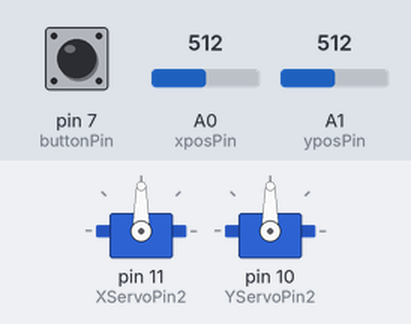
A sketch run on a simulated Arduino Uno, built with avr-gcc and run on an emulated ATmega328P. On the bench: 2 × servo. Inputs (shaded band) come from the test bench; at power-on: A0 (xposPin) = 512, A1 (yposPin) = 512, pin 7 (buttonPin) HIGH. What the sketch prints to the serial monitor is not drawn.

Above: at 1.2 s.
1.3 s: A0 (xposPin) set to 716
At 1.7 s:
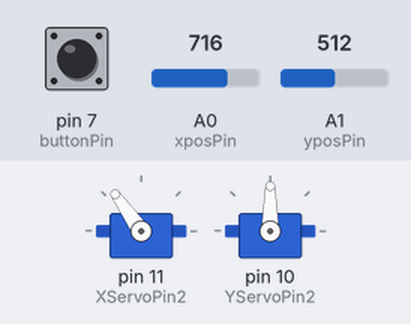
2.8 s: A1 (yposPin) set to 716
At 3.4 s:
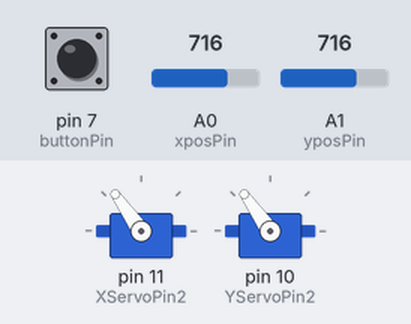
4.3 s: A0 (xposPin) set to 900
At 5.1 s:
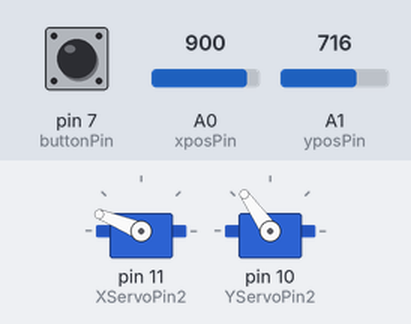
5.8 s: A1 (yposPin) set to 900
At 6.1 s:
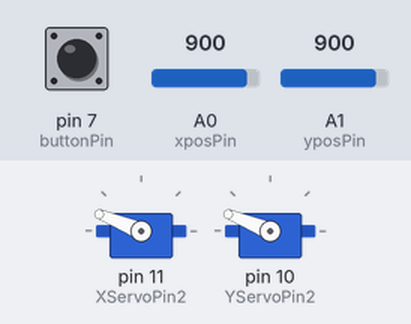
7.3 s: A0 (xposPin) set to 1023
At 7.9 s:
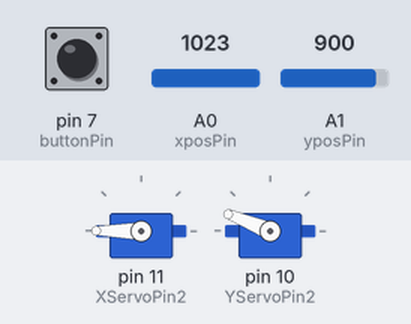
8.8 s: A1 (yposPin) set to 1023
At 9.6 s:
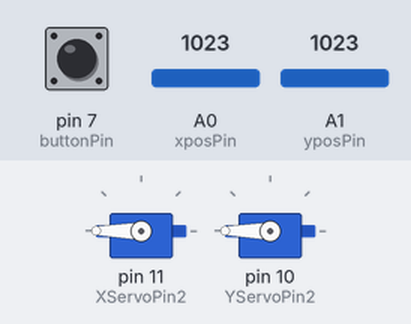
Timing chart, 0 to 11.3 s (numbered marks = the images above; inputs shaded):
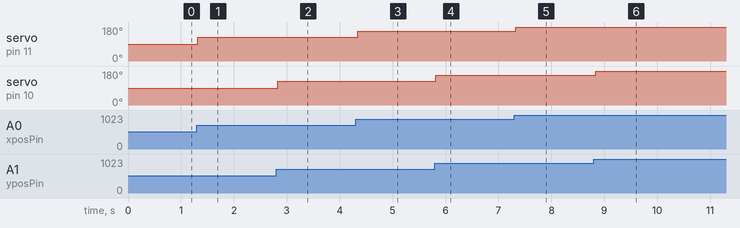

Measured:
- after the input at 1.3 s, servo on pin 11 (XServoPin2): 90° → 125° at once
- after the input at 2.8 s, servo on pin 10 (YServoPin2): 90° → 125° at once
- after the input at 4.3 s, servo on pin 11 (XServoPin2): 125° → 158° after 0.05 s
- after the input at 5.8 s, servo on pin 10 (YServoPin2): 125° → 158° at once
- after the input at 7.3 s, servo on pin 11 (XServoPin2): 158° → 180° at once
- after the input at 8.8 s, servo on pin 10 (YServoPin2): 158° → 180° at once

The sketch:

grab.ino
```cpp
#include <Servo.h>        // 包含 Arduino 內建程式庫 Servo.h
Servo xservo;             // 宣告伺服馬達名稱 xservo ，由雙軸按鍵模組X軸控制
Servo yservo;             // 宣告伺服馬達名稱 yservo ，由雙軸按鍵模組Y軸控制
int XServoPin = 9;        // X 軸伺服器接 Arduino pin 9
int YServoPin = 8;        // Y 軸伺服器接 Arduino pin 8
int XServoPin2 = 11;
int YServoPin2 = 10;

int xposPin = A0;         // 雙軸按鍵搖桿 VRx 接 Arduino Analog pin A0
int yposPin = A1;         // 雙軸按鍵搖桿 VRy 接 Arduino Analog pin A1
int xposPin2 = A3;
int yposPin2 = A4;
int Xpos = 0;             // 定義X軸伺服器位址參數
int Ypos = 0;             // 定義丫軸伺服器位址參數
int buttonPin = 7;        // 搖桿按鍵輸出 SW 接 Arduino pin 7
int buttonPress = 0;      // 定義 Arduino 從搖桿按鍵 SW 讀入值為 buttonPress
int buttonPin2 = 6;

void setup() {
  Serial.begin(9600);         //與電腦連接鲍率->(9600)
  Serial.println("ready");

  pinMode(buttonPin,INPUT);      //Arduino 從搖桿按鍵讀入電壓
  digitalWrite(buttonPin,HIGH);  //設定當按鍵沒按時，輸出為高電壓

  pinMode(buttonPin2,INPUT);      //Arduino 從搖桿按鍵讀入電壓
  digitalWrite(buttonPin2,HIGH);  //設定當按鍵沒按時，輸出為高電壓

  xservo.attach(XServoPin);      // X 軸伺服器接 Arduino pin 9
  yservo.attach(YServoPin);      //Y 軸伺服器接 Arduino pin 8

  xservo.attach(XServoPin2);      // X 軸伺服器接 Arduino pin 9
  yservo.attach(YServoPin2);      //Y 軸伺服器接 Arduino pin 8

}

void loop () {
buttonPress = digitalRead(buttonPin);    //讀入搖桿按鍵電位
  if(buttonPress == LOW)                 // 當搖桿按鍵為低電位時，（即按下按鍵）
  {
   Serial.println("on");       //開啟雷射

  }
  else
  {
   Serial.println("off");       //開啟雷射
  }

  Xpos = analogRead(xposPin);            // 讀入搖桿 x 軸數值，0-1023
  Xpos = map(Xpos,0,1023,0,180);         //將數值轉為伺服馬達轉動的角度，0-180度
  Ypos = analogRead(yposPin);            //讀入搖桿 y 軸 數值，0-1023
  Ypos = map(Ypos,0,1023,0,180);         //將數值轉為伺服馬達轉動的角度，0-180度
  xservo.write(Xpos);                    // 轉動 x軸伺服馬達至那個角度
  yservo.write(Ypos);                    // 轉動 y軸何服馬達至那個角度
  delay(50);
}
```
